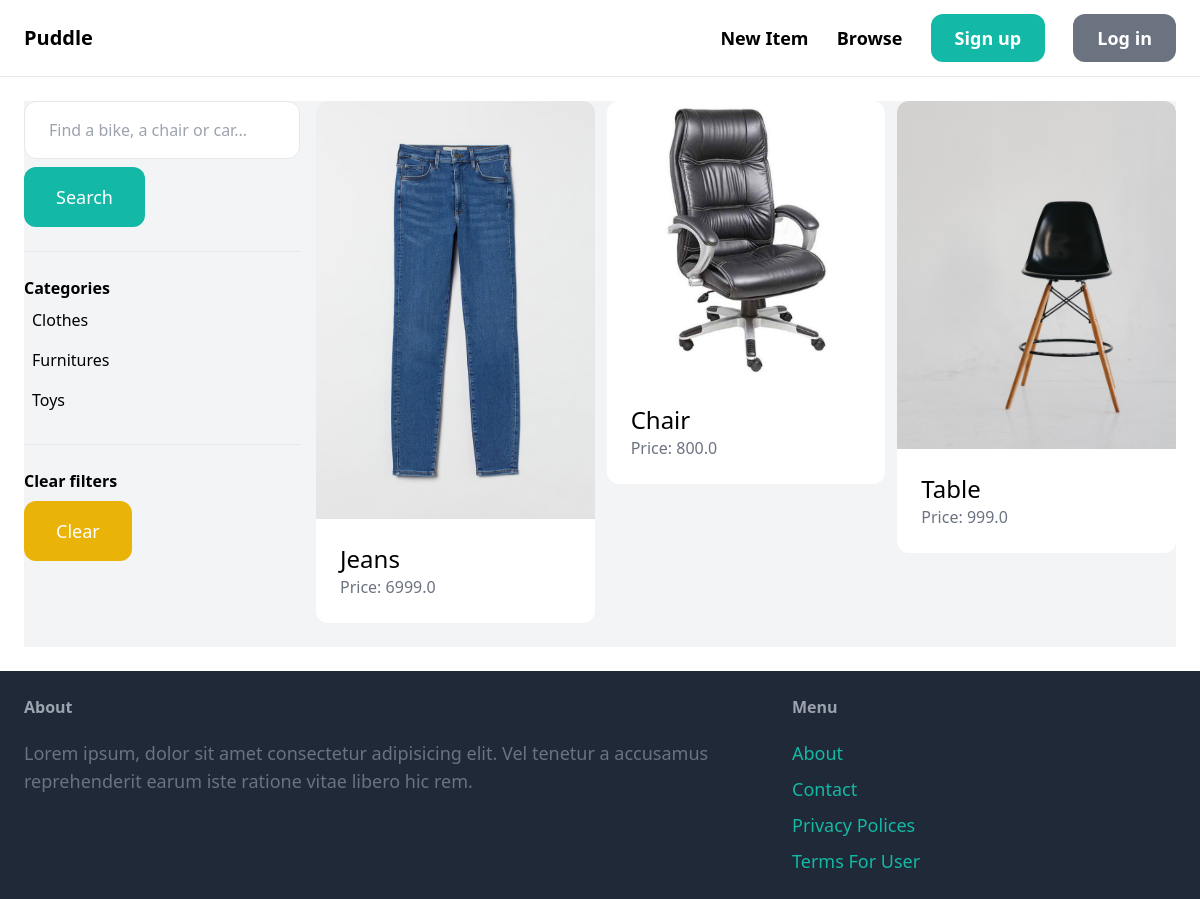
The app's page /items/ with its own data.
### items/models.py (models this page shows, shortened)
class Category(models.Model):
    name = models.CharField(max_length=225)
    class Meta:
        ordering = ('name',)
        verbose_name_plural = 'Categories'

class Item(models.Model):
    name = models.CharField(max_length=225)
    category = models.ForeignKey(Category, related_name='items', on_delete=models.CASCADE, null=True, blank=True)
    description = models.TextField(null=True, blank=True)
    price = models.FloatField()
    image = models.FileField(upload_to='item-images', null=True, blank=True)
    is_sold = models.BooleanField(default=False)
    created_at = models.DateTimeField(auto_now_add=True)
    created_by = models.ForeignKey(User, related_name='items', on_delete=models.CASCADE, null=True, blank=True)

### items/views.py (the view)
# urls.py: path('', views.items , name="items"),
def items(request):
    query = request.GET.get('query', '')
    category_id = request.GET.get('category', 0)
    categories = Category.objects.all()
    items = Item.objects.filter(is_sold=False)
    if category_id:
        items = items.filter(category_id=category_id)
    if query:
        items = items.filter(Q(name__icontains=query) | Q(description__icontains=query))
    return render(request , 'item/items.html', {'items': items, 'query': query, 'categories': categories})

### items/templates/item/items.html (shortened to what this page needs)
{% extends 'core/base.html' %}
{% block content %}
    <div class="pb-6 grid grid-cols-4 gap-4 bg-gray-100">
        <div class="col-span-1">
            <form method="get" action="{% url 'item:items' %}">
                <input name="query" class="w-full py-4 px-6 border rounded-xl" type="text" value="{{ query }}" placeholder="Find a bike, a chair or car...">
                <button class="mt-2 py-4 px-8 text-lg bg-teal-500 text-white rounded-xl">Search</button>
            </form>
            <hr class="my-6">
            <p class="font-semibold">Categories</p>
            <ul>
                {% for category in categories %}
                    <li class="py-2 px-2 rounded-xl{% if category.id == category_id %} bg-gray-200{% endif %}">
                        <a href="{% url 'item:items' %}?query={{ query }}&category={{ category.id }}">{{ category.name }}</a>
                    </li>
                {% endfor %}
            </ul>
            <hr class="my-6">
            <p class="font-semibold">Clear filters</p>
            <ul>
                <li><a href="{% url 'item:items' %}" class="mt-2 py-4 px-8 inline-block bg-yellow-500 text-lg rounded-xl text-white">Clear</a>
        </div>
        <div class="col-span-3">
            <div class="grid grid-cols-3 gap-3">
                {% for item in items %}
                    <div>
                        <a href="{% url 'item:detail' item.id %}">
                            <div>
                                <img src="{{ item.image.url }}" class="rounded-t-xl">
                            </div>
                            <div class="p-6 bg-white rounded-b-xl">
                                <h2 class="text-2xl">{{ item.name }}</h2>
                                <p class="text-gray-500">Price: {{ item.price }}</p>
                            </div>
                        </a>
                    </div>
                {% endfor %}
            </div>
        </div>
    </div>
{% endblock %}

### records on screen
Category: name "Clothes"
Category: name "Furnitures"
Category: name "Toys"
Item: image (picture), name "Jeans", price "6999.0"
Item: image (picture), name "Chair", price "800.0"
Item: image (picture), name "Table", price "999.0"
